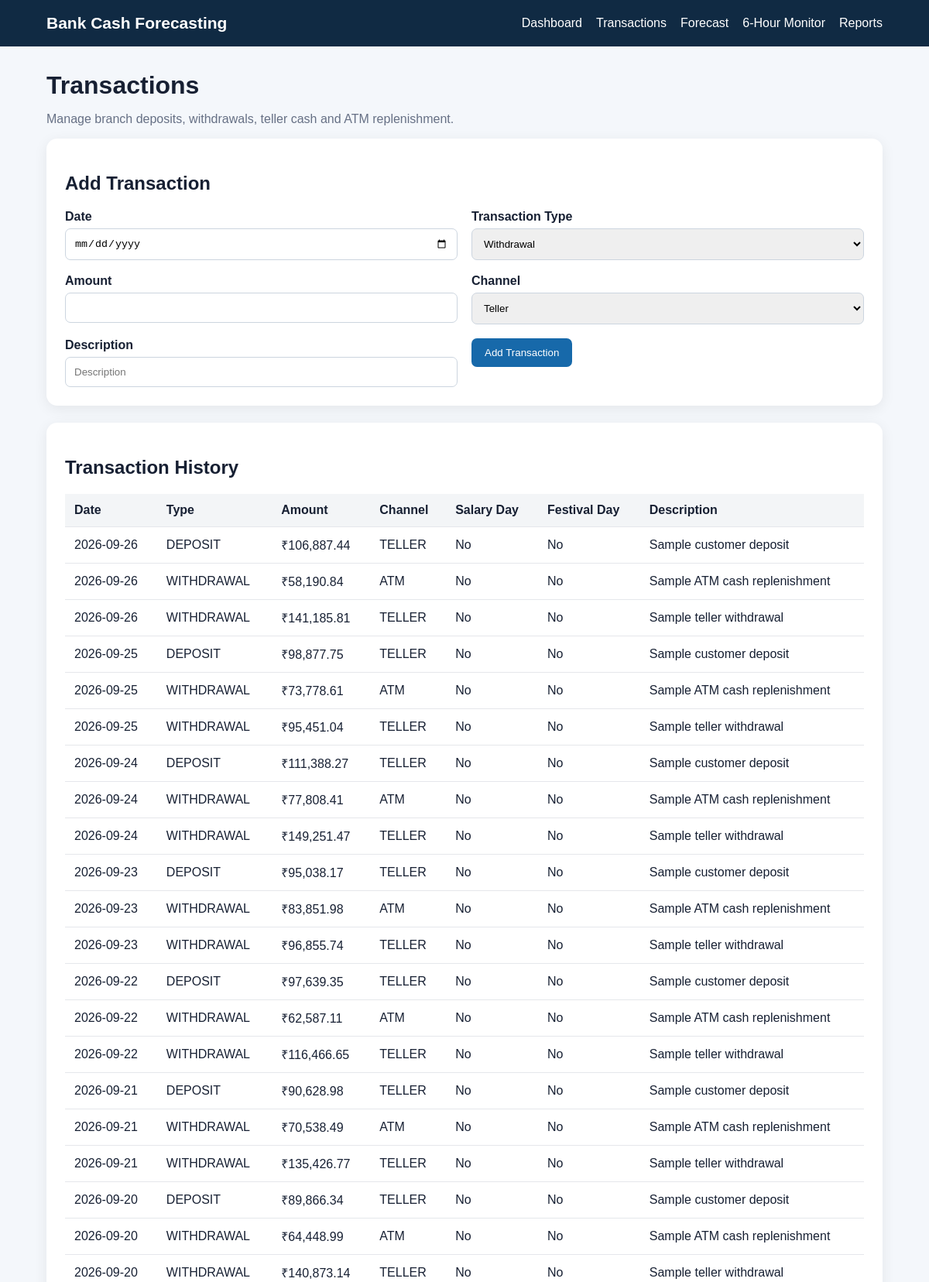
Page /transactions (upper part) on the committed database.
### tables this page shows
CREATE TABLE transactions (

            id INTEGER PRIMARY KEY AUTOINCREMENT,

            branch_code TEXT NOT NULL,

            transaction_date TEXT NOT NULL,

            transaction_type TEXT NOT NULL,

            amount REAL NOT NULL,

            channel TEXT NOT NULL,

            description TEXT,

            is_salary_day INTEGER DEFAULT 0,

            is_festival_day INTEGER DEFAULT 0,

            created_at TEXT DEFAULT CURRENT_TIMESTAMP
        );

### app.py (the view)
@app.route("/transactions")
def transactions_page():
    return render_template(
        "transactions.html",
        branch=get_branch(BRANCH),
        transactions=
            get_transactions(
                BRANCH
            )
    )

### database.py (called while the page is built)
def get_connection():
    conn = sqlite3.connect(DATABASE)
    conn.row_factory = sqlite3.Row
    return conn

def get_branch(branch_code="BR001"):
    conn = get_connection()
    row = conn.execute("""
        SELECT *
        FROM branches
        WHERE branch_code = ?
    """, (branch_code,)).fetchone()
    conn.close()
    return row

def get_transactions(
    branch_code="BR001",
    limit=200
):
    conn = get_connection()
    rows = conn.execute("""
        SELECT *
        FROM transactions

        WHERE branch_code = ?

        ORDER BY
            transaction_date DESC,
            id DESC

        LIMIT ?
    """, (
        branch_code,
        limit
    )).fetchall()
    conn.close()
    return rows

### templates/transactions.html (shortened to what this page needs)
{% extends "base.html" %}
{% block content %}
<div class="page-header">
    <h1>
        Transactions
    </h1>
    <p>
        Manage branch deposits, withdrawals,
        teller cash and ATM replenishment.
    </p>
</div>
<div class="card">
    <h2>
        Add Transaction
    </h2>
    <form
        method="POST"
        action="{{ url_for('add_transaction_route') }}"
        class="form-grid"
    >
        <div>
            <label>
                Date
            </label>
            <input
                type="date"
                name="transaction_date"
                required
            >
        </div>
        <div>
            <label>
                Transaction Type
            </label>
            <select
                name="transaction_type"
                required
            >
                <option value="WITHDRAWAL">
                    Withdrawal
                </option>
            </select>
        </div>
        <div>
            <label>
                Amount
            </label>
            <input
                type="number"
                name="amount"
                step="0.01"
                required
            >
        </div>
        <div>
            <label>
                Channel
            </label>
            <select
                name="channel"
                required
            >
                <option value="TELLER">
                    Teller
                </option>
            </select>
        </div>
        <div>
            <label>
                Description
            </label>
            <input
                type="text"
                name="description"
                placeholder="Description"
            >
        </div>
        <div>
            <button
                type="submit"
                class="button"
            >
                Add Transaction
            </button>
        </div>
    </form>
</div>
<div class="card">
    <h2>
        Transaction History
    </h2>
    <div class="table-container">
        <table>
            <thead>
                <tr>
                    <th>
                        Date
                    </th>
                    <th>
                        Type
                    </th>
                    <th>
                        Amount
                    </th>
                    <th>
                        Channel
                    </th>
                    <th>
                        Salary Day
                    </th>
                    <th>
                        Festival Day
                    </th>
                    <th>
                        Description
                    </th>
                </tr>
            </thead>
            <tbody>
                {% for transaction in transactions %}
                <tr>
                    <td>
                        {{ transaction["transaction_date"] }}
                    </td>
                    <td>
                        {{ transaction["transaction_type"] }}
                    </td>
                    <td>
                        ₹{{ "{:,.2f}".format(
                            transaction["amount"]
                        ) }}
                    </td>
                    <td>
                        {{ transaction["channel"] }}
                    </td>
                    <td>
                        {% if transaction["is_salary_day"] %}
                            Yes
                        {% else %}
                            No
                        {% endif %}
                    </td>
                    <td>
                        {% if transaction["is_festival_day"] %}
                            Yes
                        {% else %}
                            No
                        {% endif %}
                    </td>
                    <td>
                        {{ transaction["description"] }}
                    </td>
                </tr>
                {% endfor %}
            </tbody>
        </table>
    </div>
</div>
{% endblock %}

### static/css/style.css (style rules this page uses)
* { box-sizing: border-box; }
body { margin: 0; font-family: Arial, sans-serif; background: #f4f7fb; color: #172033; }
.page-header h1 { margin-bottom: 6px; }
.page-header p { color: #667085; }
.card { background: white; border-radius: 14px; padding: 24px; margin-bottom: 22px; box-shadow: 0 4px 18px rgba(0, 0, 0, .07); }
.button { border: 0; background: #1769aa; color: white; padding: 11px 17px; border-radius: 7px; cursor: pointer; }
.form-grid { display: grid; grid-template-columns: repeat(2, 1fr); gap: 18px; }
input, select { width: 100%; padding: 11px; border: 1px solid #ccd5df; border-radius: 7px; margin-top: 6px; }
label { font-weight: 700; }
.table-container { overflow: auto; }
table { width: 100%; border-collapse: collapse; }
th, td { padding: 12px; border-bottom: 1px solid #e5e7eb; text-align: left; }
th { background: #f3f5f7; }

### rows in the picture
transactions: amount "106,887.44", is_salary_day "No", is_festival_day "No"
transactions: amount "58,190.84", is_salary_day "No", is_festival_day "No"
transactions: amount "141,185.81", is_salary_day "No", is_festival_day "No"
transactions: amount "98,877.75", is_salary_day "No", is_festival_day "No"
transactions: amount "73,778.61", is_salary_day "No", is_festival_day "No"
transactions: amount "95,451.04", is_salary_day "No", is_festival_day "No"
transactions: amount "111,388.27", is_salary_day "No", is_festival_day "No"
transactions: amount "77,808.41", is_salary_day "No", is_festival_day "No"
transactions: amount "149,251.47", is_salary_day "No", is_festival_day "No"
transactions: amount "95,038.17", is_salary_day "No", is_festival_day "No"
transactions: amount "83,851.98", is_salary_day "No", is_festival_day "No"
transactions: amount "96,855.74", is_salary_day "No", is_festival_day "No"
transactions: amount "97,639.35", is_salary_day "No", is_festival_day "No"
transactions: amount "62,587.11", is_salary_day "No", is_festival_day "No"
transactions: amount "116,466.65", is_salary_day "No", is_festival_day "No"
transactions: amount "90,628.98", is_salary_day "No", is_festival_day "No"
transactions: amount "70,538.49", is_salary_day "No", is_festival_day "No"
transactions: amount "135,426.77", is_salary_day "No", is_festival_day "No"
transactions: amount "89,866.34", is_salary_day "No", is_festival_day "No"
transactions: amount "64,448.99", is_salary_day "No", is_festival_day "No"
transactions: amount "140,873.14", is_salary_day "No", is_festival_day "No"
